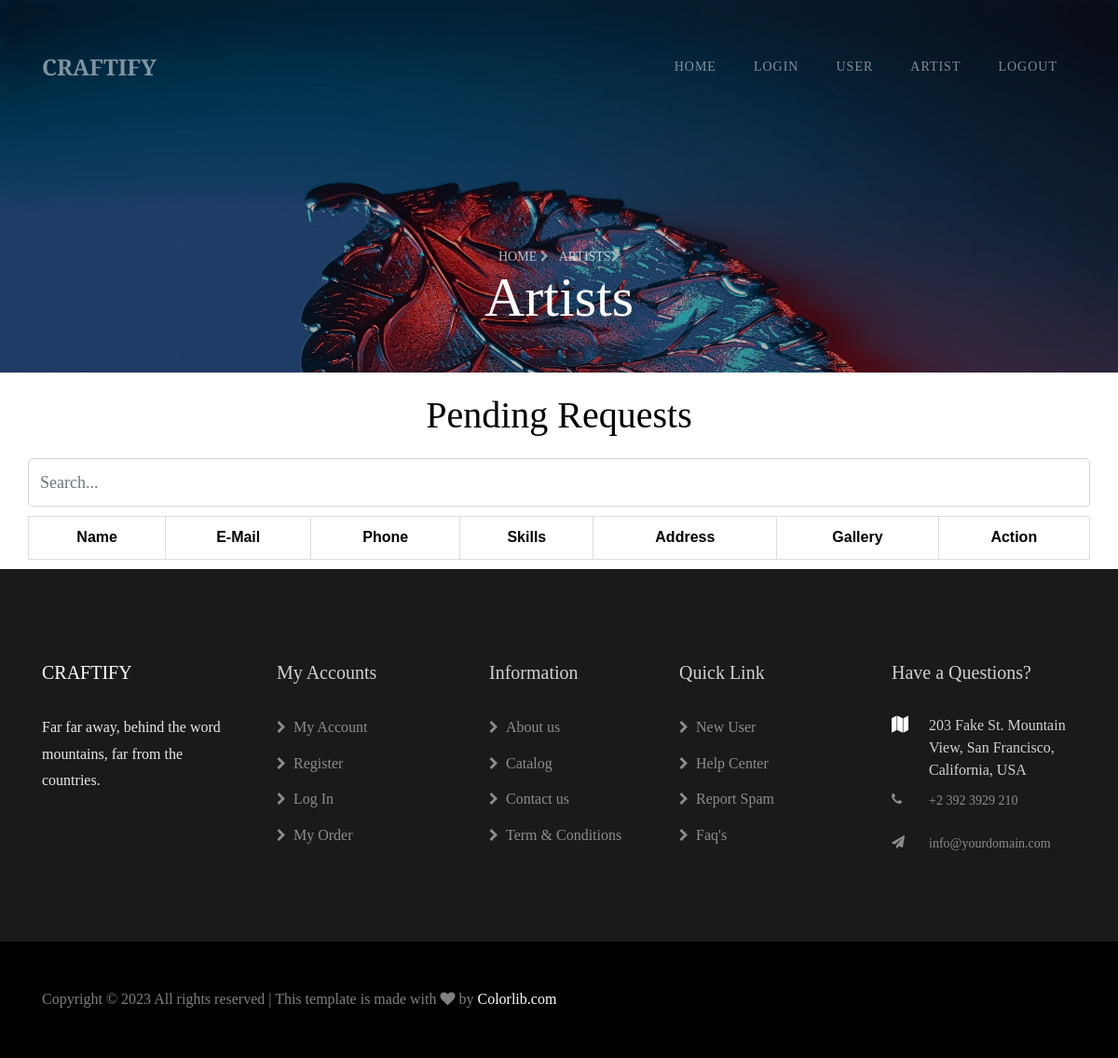
/adminViewArtist/, run on an earlier commit of the app's database.
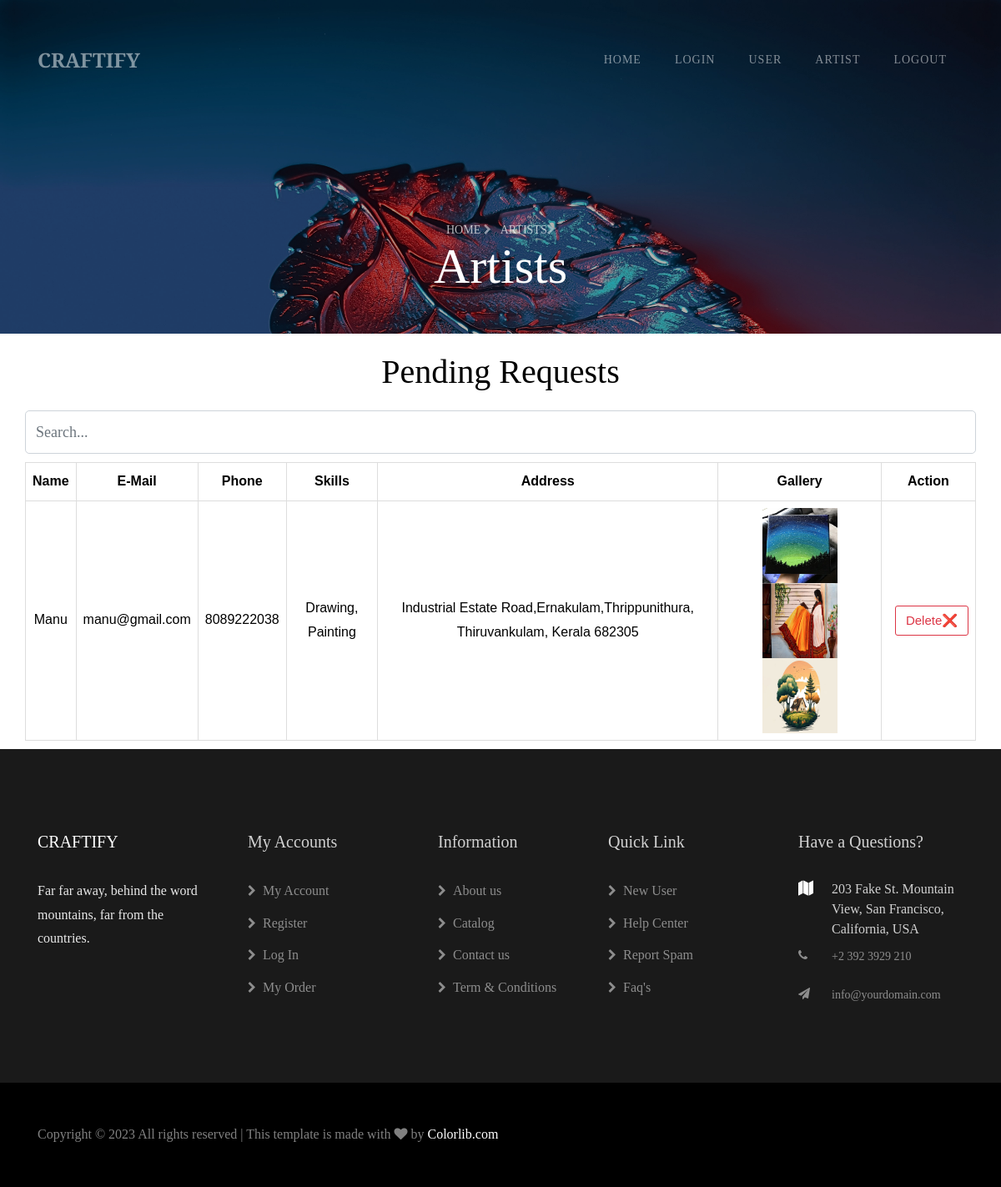
And on a later commit of the database.
### CraftifyApp/models.py (models this page shows, shortened)
class Artist(models.Model):
    name = models.CharField(max_length=100)
    email = models.EmailField(max_length=100)
    phone = models.IntegerField()
    skills = models.CharField(max_length=200)
    image1 = models.ImageField(upload_to="image")
    image2 = models.ImageField(upload_to="image")
    image3 = models.ImageField(upload_to="image")
    address = models.CharField(max_length=300)
    status = models.CharField(max_length=100, default="Not Paid")
    loginid = models.ForeignKey(Login, on_delete=models.CASCADE, default=1)

### CraftifyApp/views.py (the view)
# urls.py: path('adminViewArtist/', views.adminViewArtist),
def adminViewArtist(request):
    data=Artist.objects.filter(status='Paid')
    return render(request,"ADMIN/adminViewArtist.html",{"data":data})

### templates/ADMIN/adminViewArtist.html (shortened to what this page needs)
{% extends 'ADMIN/adminBase.html' %}
{% block header %}
<section class="hero-wrap hero-wrap-2" style="background-image: url('../static/images/bg_2.jpg');"
    data-stellar-background-ratio="0.5">
    <div class="overlay"></div>
    <div class="container">
        <div class="row no-gutters slider-text align-items-end justify-content-center">
            <div class="col-md-9 ftco-animate mb-5 text-center">
                <p class="breadcrumbs mb-0"><span class="mr-2"><a href="/adminHome">Home <i
                                class="fa fa-chevron-right"></i></a></span> <span>Artists<i
                            class="fa fa-chevron-right"></i></span></p>
                <h2 class="mb-0 bread">Artists</h2>
            </div>
        </div>
    </div>
</section>
<center>
    <h1 class="m-3 bread">Pending Requests</h1>
    <input type="text" class="form-control" id="searchInput" style="width: 95%;" placeholder="Search...">
    <table id="table">
        <thead>
            <tr>
                <th>Name</th>
                <th>E-Mail</th>
                <th>Phone</th>
                <th>Skills</th>
                <th>Address</th>
                <th>Gallery</th>
                <th>Action</th>
            </tr>
        </thead>
        <tbody id="tableBody">
            {% for i in data %}
            <tr id="row{{ forloop.counter }}">
                <td>{{i.name}}</td>
                <td>{{i.email}}</td>
                <td>{{i.phone}}</td>
                <td>{{i.skills}}</td>
                <td>{{i.address}}</td>
                <td><img src="/static/media/{{i.image1}}" id="img" alt="">
                    <img src="/static/media/{{i.image2}}" id="img" alt=""> <img src="/static/media/{{i.image3}}"
                        id="img" alt="">
                </td>
                <td style="text-align: center;">
                    {% if i.loginid.is_active == 0 %}
                    <div style="display: flex;flex-wrap: wrap;">
                        <a href="/manageRequest?id={{i.loginid_id}}&status=Approved"
                            class="btn btn-outline-success">APPROVE✔</a>
                        <a href="/manageRequest?id={{i.loginid_id}}&status=Rejected"
                            class="btn btn-outline-danger ml-2">Reject ❌</a>
                    </div>
                    {% else %}
                    <a href="/manageRequest?id={{i.loginid_id}}&status=Delete"
                        class="btn btn-outline-danger ml-2">Delete❌</a>
                    {% endif %}
                </td>
            </tr>
            {% endfor %}
        </tbody>
    </table>
</center>
{% endblock %}

### templates/ADMIN/adminBase.html (shortened to what this page needs)
{% load static %}
<!DOCTYPE html>
<html lang="en">
<head>
    <link rel="stylesheet" href="https://stackpath.bootstrapcdn.com/font-awesome/4.7.0/css/font-awesome.min.css">
    <link rel="stylesheet" href="{% static 'css/animate.css' %}">
    <link rel="stylesheet" href="{% static 'css/owl.carousel.min.css' %}">
    <link rel="stylesheet" href="{% static 'css/owl.theme.default.min.css' %}">
    <link rel="stylesheet" href="{% static 'css/magnific-popup.css' %}">
    <link rel="stylesheet" href="{% static 'css/flaticon.css' %}">
    <link rel="stylesheet" href="{% static 'css/style.css' %}">
</head>
<body>
    <nav class="navbar navbar-expand-lg navbar-dark ftco_navbar bg-dark ftco-navbar-light" id="ftco-navbar">
        <div class="container">
            <a class="navbar-brand" href="/"><span>CRAFTIFY</span></a>
            <div class="collapse navbar-collapse" id="ftco-nav">
                <ul class="navbar-nav ml-auto">
                    <li class="nav-item"><a href="/adminHome" class="nav-link">Home</a></li>
                    <li class="nav-item"><a href="/signin" class="nav-link">Login</a></li>
                    <li class="nav-item"><a href="/userRegister" class="nav-link">USER</a></li>
                    <li class="nav-item"><a href="/artistRegister" class="nav-link">ARTIST</a></li>
                    <li class="nav-item"><a href="/logout" class="nav-link">Logout</a></li>
                </ul>
            </div>
        </div>
    </nav>
    {% block header %}
    {% endblock %}
    <footer class="ftco-footer">
        <div class="container">
            <div class="row mb-5">
                <div class="col-sm-12 col-md">
                    <div class="ftco-footer-widget mb-4">
                        <h2 class="ftco-heading-2 logo"><a href="#">CRAFTIFY</a></h2>
                        <p>Far far away, behind the word mountains, far from the countries.</p>
                        <ul class="ftco-footer-social list-unstyled mt-2">
                        </ul>
                    </div>
                </div>
                <div class="col-sm-12 col-md">
                    <div class="ftco-footer-widget mb-4 ml-md-4">
                        <h2 class="ftco-heading-2">My Accounts</h2>
                        <ul class="list-unstyled">
                            <li><a href="#"><span class="fa fa-chevron-right mr-2"></span>My Account</a></li>
                            <li><a href="#"><span class="fa fa-chevron-right mr-2"></span>Register</a></li>
                            <li><a href="#"><span class="fa fa-chevron-right mr-2"></span>Log In</a></li>
                            <li><a href="#"><span class="fa fa-chevron-right mr-2"></span>My Order</a></li>
                        </ul>
                    </div>
                </div>
                <div class="col-sm-12 col-md">
                    <div class="ftco-footer-widget mb-4 ml-md-4">
                        <h2 class="ftco-heading-2">Information</h2>
                        <ul class="list-unstyled">
                            <li><a href="#"><span class="fa fa-chevron-right mr-2"></span>About us</a></li>
                            <li><a href="#"><span class="fa fa-chevron-right mr-2"></span>Catalog</a></li>
                            <li><a href="#"><span class="fa fa-chevron-right mr-2"></span>Contact us</a></li>
                            <li><a href="#"><span class="fa fa-chevron-right mr-2"></span>Term &amp; Conditions</a></li>
                        </ul>
                    </div>
                </div>
                <div class="col-sm-12 col-md">
                    <div class="ftco-footer-widget mb-4">
                        <h2 class="ftco-heading-2">Quick Link</h2>
                        <ul class="list-unstyled">
                            <li><a href="#"><span class="fa fa-chevron-right mr-2"></span>New User</a></li>
                            <li><a href="#"><span class="fa fa-chevron-right mr-2"></span>Help Center</a></li>
                            <li><a href="#"><span class="fa fa-chevron-right mr-2"></span>Report Spam</a></li>
                            <li><a href="#"><span class="fa fa-chevron-right mr-2"></span>Faq's</a></li>
                        </ul>
                    </div>
                </div>
                <div class="col-sm-12 col-md">
                    <div class="ftco-footer-widget mb-4">
                        <h2 class="ftco-heading-2">Have a Questions?</h2>
                        <div class="block-23 mb-3">
                            <ul>
                                <li><span class="icon fa fa-map marker"></span><span class="text">203 Fake St. Mountain
                                        View, San Francisco, California, USA</span></li>
                                <li><a href="#"><span class="icon fa fa-phone"></span><span class="text">+2 392 3929
                                            210</span></a></li>
                                <li><a href="#"><span class="icon fa fa-paper-plane pr-4"></span><span
                                            class="text">info@yourdomain.com</span></a></li>
                            </ul>
                        </div>
                    </div>
                </div>
            </div>
        </div>
        <div class="container-fluid px-0 py-5 bg-black">
            <div class="container">
                <div class="row">
                    <div class="col-md-12">
                        <p class="mb-0" style="color: rgba(255,255,255,.5);">
                            Copyright &copy;
                            <script>document.write(new Date().getFullYear());</script> All rights reserved | This
                            template is made with <i class="fa fa-heart color-danger" aria-hidden="true"></i> by <a
                                href="https://colorlib.com" target="_blank">Colorlib.com</a>
                        </p>
                    </div>
                </div>
            </div>
        </div>
    </footer>
</body>
</html>

### templates/ADMIN/adminViewArtist.html (style rules this page uses)
table { font-family: arial, sans-serif; border-collapse: collapse; width: 95%; margin: 10px; }
td, th { border: 1px solid #dddddd; text-align: center; padding: 8px; color: black; }
#img { width: 90px; height: 90px; transition: transform .2s; }

What changed in the data, as far as the page shows it:
added Artist: name "Manu", email "manu@gmail.com", phone "8089222038", skills "Drawing, Painting", address "Industrial Estate Road,Ernakulam,Thrippunithura, Thiruvankulam, Kerala 682305", image1 (picture), image2 (picture), image3 (picture)
